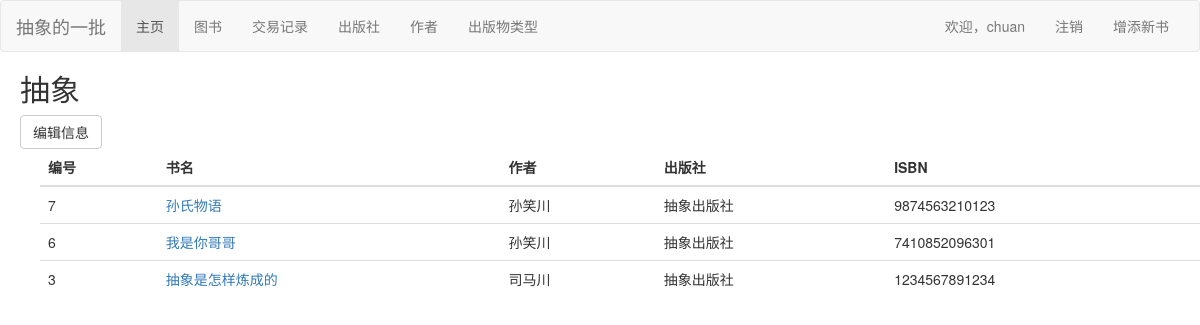
Page /bookstore/categories/1/ (signed in) on the committed database.
### bookstore/models.py (models this page shows, shortened)
class Category(models.Model):
    name = models.CharField(max_length=10, verbose_name='类别')
    class Meta:
        verbose_name = '类别'
        verbose_name_plural = '类别'
        ordering = ['name', ]

class Book(models.Model):
    ISBN = models.CharField(max_length=13, verbose_name='ISBN号', help_text='请输入纯数字ISBN（不带横杠）', validators=
                            [vl.RegexValidator(regex='^\d{13}$', message='请确保ISBN格式正确！')])
    name = models.CharField(max_length=50, verbose_name='书名')
    language = models.CharField(max_length=10, verbose_name='语言', default='汉语')
    author = models.ManyToManyField(Author, verbose_name='作者')
    publisher = models.ForeignKey(Publisher, on_delete=models.DO_NOTHING, verbose_name='出版社')
    price = models.DecimalField(max_digits=5, decimal_places=2, verbose_name='售价', validators=
                                [vl.MaxValueValidator(999.99, message='最高999.99元'),
                                 vl.MinValueValidator(0.01, message='最低0.01元')])
    inventory = models.IntegerField(verbose_name='当前库存', validators=[vl.MinValueValidator(0)], default=0)
    category = models.ManyToManyField(Category, verbose_name='类别')
    summary = models.CharField(max_length=100, verbose_name='简介', default='懒狗管理员没有留下任何摘要，是不是可以爬了？')
    class Meta:
        verbose_name = '图书信息'
        verbose_name_plural = '图书信息'
        ordering = ['name', 'publisher', ]
    def get_absolute_url(self):
        return reverse('related_transaction', args=[str(self.id)])
    def get_author(self):
        return '，'.join([a.name for a in self.author.order_by('name')])

class Author(models.Model):
    name = models.CharField(max_length=30, verbose_name='作者姓名')
    class Meta:
        verbose_name = '作者'
        verbose_name_plural = '作者'
        ordering = ['name', ]

class Publisher(models.Model):
    name = models.CharField(max_length=30, verbose_name='出版社')
    class Meta:
        verbose_name = '出版社'
        verbose_name_plural = '出版社'
        ordering = ['name', ]
    def __str__(self):
        return self.name

### bookstore/views.py (the view)
# urls.py: path('categories/<int:cid>/', views.cat_books, name='cat_books'),
@login_required
def cat_books(request, cid):
    cat = get_object_or_404(Category, id=cid)
    cat_books = cat.book_set.filter(category=cat)
    return render(request, 'bookstore/cat_books.html', {'category': cat, 'cat_books': cat_books})

### bookstore/templates/bookstore/cat_books.html
{% extends 'base.html' %}
{% block content %}
    <div class="body" >
    <div style="margin-left:20px;margin-top:20px">
    <h2 class="title-style">{{ category.name }}</h2>
    <a class="btn btn-default" href="{% url 'cat_update' category.id %}" role="button">编辑信息</a>
    </div>
    <ul class="b1">
    {% if cat_books %}
    <table class="table table-hover">
      <thead>
        <tr>
            <th>编号</th>
            <th>书名</th>
            <th>作者</th>
            <th>出版社</th>
            <th>ISBN</th>
        </tr>
      </thead>
      <tbody>
        {% for book in cat_books %}
          <tr>
            <td>{{ book.id }}</td>
            <td><a href="{{ book.get_absolute_url }}">{{ book.name }}</a></td>
            <td>{{ book.get_author }}</td>
            <td>{{ book.publisher }}</td>
            <td>{{ book.ISBN }}</td>
          </tr>
        {% endfor %}
      </tbody>
    </table>
    {% else %}
      <p>没有了，没有抽象圣经了！</p>
    {% endif %}
        </ul>
    </div>
{% endblock %}

### bookstore/templates/base.html (shortened to what this page needs)
<!DOCTYPE html>
<html lang="zh-hans">
<head>
  <link href="https://cdn.jsdelivr.net/npm/bootstrap@3.3.7/dist/css/bootstrap.min.css" rel="stylesheet">
</head>
<body>
<nav class="navbar navbar-default">
  <div class="container-fluid">
    <div class="navbar-header">
      <a class="navbar-brand">抽象的一批</a>
    </div>
    <div class="collapse navbar-collapse" id="bs-example-navbar-collapse-1">
      <ul class="nav navbar-nav">
        <li role="presentation" class="active"><a href="{% url 'index' %}">主页</a></li>
        <li role="presentation"><a href="{% url 'books' %}">图书</a></li>
        <li role="presentation"><a href="{% url 'transactions' %}">交易记录</a></li>
        <li role="presentation"><a href="{% url 'publishers' %}">出版社</a></li>
        <li role="presentation"><a href="{% url 'authors' %}">作者</a></li>
        <li role="presentation"><a href="{% url 'categories' %}">出版物类型</a></li>
      </ul>
      <ul class="nav navbar-nav navbar-right">
        {% if user.is_authenticated %}
          <li><a href="{% url 'profile' user.id %}?next={{request.path}}">欢迎，{{ user.get_username }}</a></li>
          <li><a href="{% url 'logout'%}?next={{request.path}}">注销</a></li>
          <li><a href="{% url 'newbook' %}?next={{request.path}}">增添新书</a></li>
        {% else %}
          <li><a href="{% url 'login'%}?next={{request.path}}">去登录</a></li>
        {% endif %}
      </ul>
    </div>
  </div>
</nav>
{% block content %}{% endblock %}
</body>
</html>

### rows in the picture
Category: name "抽象"
Book: id "7", name "孙氏物语", get_author "孙笑川", publisher "抽象出版社", ISBN "9874563210123"
Book: id "6", name "我是你哥哥", get_author "孙笑川", publisher "抽象出版社", ISBN "7410852096301"
Book: id "3", name "抽象是怎样炼成的", get_author "司马川", publisher "抽象出版社", ISBN "1234567891234"

### other values in the picture
{{ user.get_username }} "chuan"
